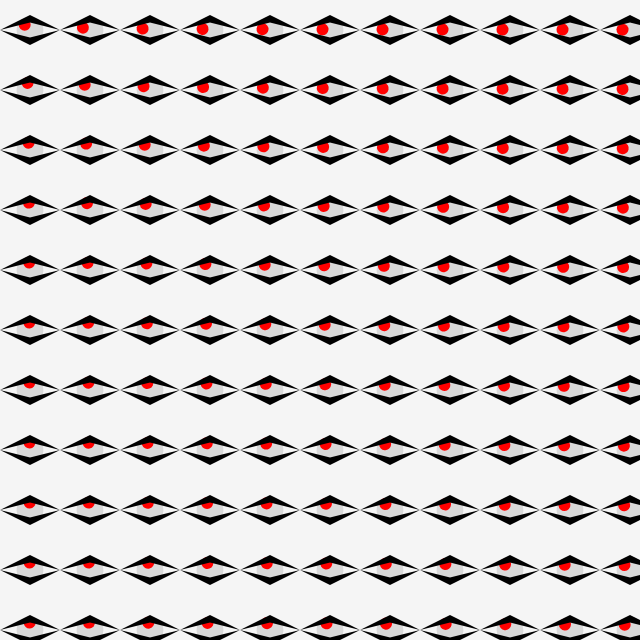
Frame 1 (no input)
Frame 60 (no input): identical to frame 1, image omitted
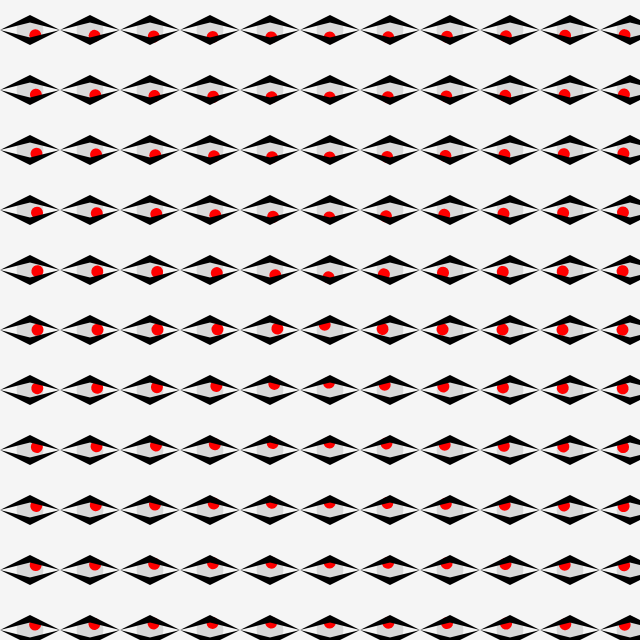
Frame 120 (the mouse pressed at the canvas centre since frame 60)

The p5.js sketch that drew these frames (run headless with seeded random() and noise() and a simulated clock; from frame 60 on, the mouse is pressed at the canvas centre):

// p5.js sketch
// ── sketch.js
const size = 30;

let arrows = [];

function setup(){
	createCanvas(640,640);

	for(let i = size; i < width; i += size*2){
		for(let j = size; j < height; j += size*2){
			arrows.push(new Arrow(i, j, size));
		}
	}
}

function draw(){
	background(245);
	
	push();
	colorMode(HSB);
	arrows.forEach(e => e.show());
	pop();
}

function Arrow(x, y, size){
	this.pos = {x: x, y: y};
	this.size = size;
}

Arrow.prototype.show = function(){
	push();

	let distance = dist(mouseX, mouseY, this.pos.x, this.pos.y);

	translate(this.pos.x, this.pos.y);

	push();
	let direction = {
		x: mouseX - this.pos.x,
		y: mouseY - this.pos.y
	};
	let angle = atan2(direction.y, direction.x);
	angle = map(angle, -Math.PI, Math.PI, 0, 2*Math.PI);
	rotate(angle);

	let color = map(angle, 0, 2*Math.PI, 0, 360);
	// stroke(color, 100, 100);
	noStroke();
	// fill(color, 100, 100);
	fill(0, 0, 85);
	ellipse(0, 0, this.size/1.12);
	
	fill(0, 100, 100);
	strokeWeight(2);

	// beginShape();
	// vertex(-this.size/2,0);
	// vertex(this.size/2,0);
	// endShape(CLOSE);

	// beginShape();
	// vertex(0,-this.size/2);
	// vertex(0,this.size/2);
	// endShape(CLOSE);

	ellipse(-this.size/4, 0, this.size/2.5);
	pop();

	push();
	noStroke();
	fill(0);
	
	beginShape();
	vertex(-this.size, 0);
	vertex(0, -this.size/2);
	vertex(this.size, 0);
	vertex(0, -this.size/4);
	endShape(CLOSE);

	beginShape();
	vertex(-this.size, 0);
	vertex(0, this.size/2);
	vertex(this.size, 0);
	vertex(0, this.size/4);
	endShape(CLOSE);
	pop();

	pop();
}
